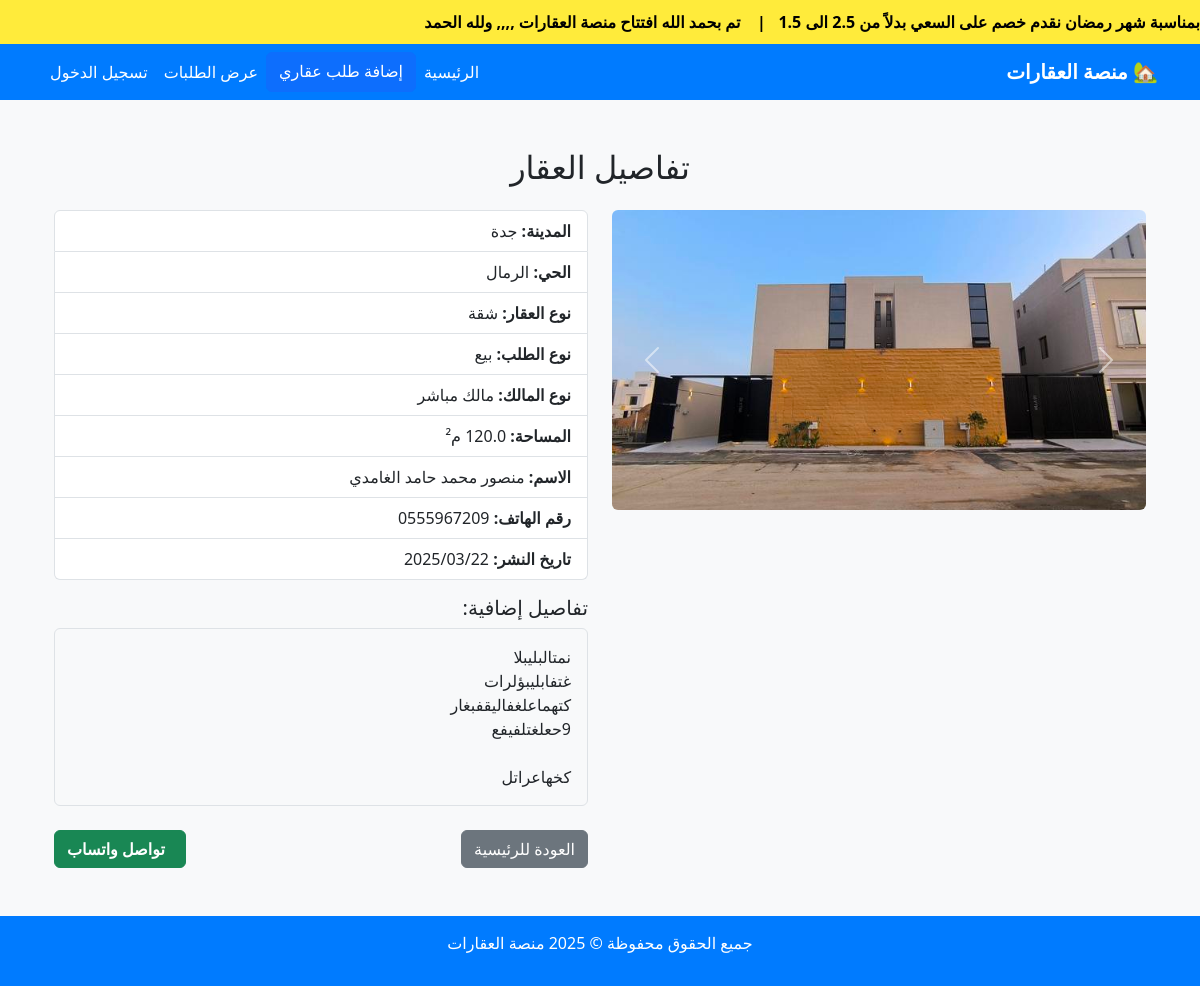
Screenshot of /عقار/2/ with the database file from the repository.
### properties/models.py (models this page shows, shortened)
class News(models.Model):
    title = models.CharField(max_length=255, verbose_name="عنوان الخبر")
    is_active = models.BooleanField(default=True, verbose_name="مفعل؟")
    created_at = models.DateTimeField(auto_now_add=True, verbose_name="تاريخ الإضافة")

class PropertyImage(models.Model):
    property = models.ForeignKey(Property, on_delete=models.CASCADE)
    image = models.ImageField(upload_to='property_images/')

class Property(models.Model):
    price = models.DecimalField(max_digits=10, decimal_places=2, null=True, blank=True)
    user = models.ForeignKey(User, on_delete=models.CASCADE, related_name='properties')
    request_type = models.CharField(max_length=10, choices=REQUEST_TYPES)
    owner_type = models.CharField(max_length=10, choices=OWNER_TYPES)
    property_type = models.CharField(max_length=20, choices=PROPERTY_TYPES)
    city = models.CharField(max_length=100)
    district = models.CharField(max_length=100)
    area = models.FloatField()
    details = models.TextField(blank=True)
    full_name = models.CharField(max_length=255)
    phone = models.CharField(max_length=20)
    created_at = models.DateTimeField(auto_now_add=True)
    FINANCE_CHOICES = [
        (True, 'نعم'),
        (False, 'لا')
    ]
    is_finance_available = models.BooleanField(choices=FINANCE_CHOICES, default=False)

### properties/context_processors.py (called while the page is built)
def news_ticker(request):
    news_items = News.objects.filter(is_active=True).order_by('-created_at')
    return {'news_ticker_items': news_items}

### properties/views.py (called while the page is built)
def property_detail(request, pk):
    property = get_object_or_404(Property, pk=pk)
    return render(request, 'properties/property_detail.html', {'property': property})

### properties/templates/properties/property_detail.html (shortened to what this page needs)
{% extends 'base.html' %}
{% load static %}
{% block content %}
<div class="container mt-5">
    <h2 class="text-center mb-4">
         تفاصيل العقار
    </h2>
    <div class="row">
        <div class="col-md-6">
            {% if property.propertyimage_set.all %}
                <div id="propertyImages" class="carousel slide mb-4" data-bs-ride="carousel">
                    <div class="carousel-inner">
                        {% for image in property.propertyimage_set.all %}
                            <div class="carousel-item {% if forloop.first %}active{% endif %}">
                                <img src="{{ image.image.url }}" class="d-block w-100 rounded" style="max-height: 300px; object-fit: cover;" alt="صورة العقار">
                            </div>
                        {% endfor %}
                    </div>
                    <button class="carousel-control-prev" type="button" data-bs-target="#propertyImages" data-bs-slide="prev">
                        <span class="carousel-control-prev-icon"></span>
                    </button>
                    <button class="carousel-control-next" type="button" data-bs-target="#propertyImages" data-bs-slide="next">
                        <span class="carousel-control-next-icon"></span>
                    </button>
                </div>
            {% else %}
                <div class="alert alert-info text-center">لا توجد صور للعقار</div>
            {% endif %}
        </div>
        <div class="col-md-6">
            <ul class="list-group mb-3">
                <li class="list-group-item"><strong>المدينة:</strong> {{ property.city }}</li>
                <li class="list-group-item"><strong>الحي:</strong> {{ property.district }}</li>
                <li class="list-group-item"><strong>نوع العقار:</strong> {{ property.get_property_type_display }}</li>
                <li class="list-group-item"><strong>نوع الطلب:</strong> {{ property.get_request_type_display }}</li>
                <li class="list-group-item"><strong>نوع المالك:</strong> {{ property.get_owner_type_display }}</li>
                <li class="list-group-item"><strong>المساحة:</strong> {{ property.area }} م²</li>
                <li class="list-group-item"><strong>الاسم:</strong> {{ property.full_name }}</li>
                <li class="list-group-item"><strong>رقم الهاتف:</strong> {{ property.phone }}</li>
                <li class="list-group-item"><strong>تاريخ النشر:</strong> {{ property.created_at|date:"Y/m/d" }}</li>
            </ul>
            <div class="mb-4">
                <h5> تفاصيل إضافية:</h5>
                <div class="border rounded p-3 bg-light">
                    {{ property.details|linebreaksbr|default:"لا توجد تفاصيل مضافة." }}
                </div>
            </div>
            <div class="d-flex justify-content-between">
                <a href="{% url 'home' %}" class="btn btn-secondary">
                     العودة للرئيسية
                </a>
                <a href="https://wa.me/966{{ property.phone }}?text=مرحبًا%20أرغب%20في%20الاستفسار%20عن%20العقار%20المعروض%20في%20منصة%20العقارات"
                target="_blank"
                class="btn btn-success d-flex align-items-center justify-content-center"
                style="font-weight: bold;">
                  تواصل واتساب
             </a>
            </div>
        </div>
    </div>
</div>
{% endblock %}

### properties/templates/base.html (shortened to what this page needs)
{% load static %}
<!DOCTYPE html>
<html lang="ar" dir="rtl">
<head>
    <link href="https://cdn.jsdelivr.net/npm/bootstrap@5.3.2/dist/css/bootstrap.rtl.min.css" rel="stylesheet">
    <link rel="stylesheet" href="{% static 'css/style.css' %}">
</head>
<body class="bg-light">
    {% if news_ticker_items %}
    <div class="news-ticker">
        <div class="ticker-content">
          {% for news in news_ticker_items %}
          {{ news.title }}{% if not forloop.last %}&nbsp;&nbsp;&nbsp;|&nbsp;&nbsp;&nbsp;{% endif %}
        {% endfor %}
        </div>
    </div>
    {% endif %}
    <nav class="navbar navbar-expand-lg">
        <div class="container">
            <a class="navbar-brand fw-bold" href="{% url 'home' %}">🏡 منصة العقارات</a>
            <div class="collapse navbar-collapse" id="navbarNav">
                <ul class="navbar-nav ms-auto">
                    <li class="nav-item"><a class="nav-link" href="{% url 'home' %}">الرئيسية</a></li>
                    <a href="{% url 'create_property_request' %}" class="btn btn-primary">إضافة طلب عقاري</a>
                    <li class="nav-item"><a class="nav-link" href="{% url 'property_requests' %}">عرض الطلبات</a></li>
                    {% if user.is_authenticated %}
                        <li class="nav-item"><a class="nav-link" href="{% url 'dashboard' %}">🎛️ لوحة التحكم</a></li>
                        <li class="nav-item">
                            <span class="nav-link fw-bold text-white">👤 {{ user.username }}</span>
                        </li>
                        <li class="nav-item">
                            <form method="post" action="{% url 'logout' %}" style="display:inline;">
                                {% csrf_token %}
                                <button type="submit" class="nav-link btn btn-link text-danger">تسجيل الخروج</button>
                            </form>
                        </li>
                    {% else %}
                        <li class="nav-item"><a class="nav-link" href="{% url 'login' %}">تسجيل الدخول</a></li>
                    {% endif %}
                </ul>
            </div>
        </div>
    </nav>
    <div class="container mt-4">
        {% block content %}
        {% endblock %}
    </div>
    <footer class="footer mt-5">
        <div class="container">
            <p>جميع الحقوق محفوظة © 2025 منصة العقارات</p>
        </div>
    </footer>
</body>
</html>

### static/css/style.css (style rules this page uses)
.news-ticker { background-color: #ffeb3b; overflow: hidden; white-space: nowrap; padding: 10px 0; position: relative; }
.ticker-content { display: inline-block; padding-left: 100%; animation: scroll-text 15s linear infinite; font-weight: bold; color: #000; }

### properties/templates/base.html (style rules this page uses)
.navbar { background-color: #007bff; }
.navbar .nav-link, .navbar .navbar-brand { color: white !important; }
.footer { background-color: #007bff; color: white; text-align: center; padding: 15px; margin-top: 20px; }
.news-ticker { background-color: #ffeb3b; overflow: hidden; white-space: nowrap; padding: 10px 0; position: relative; }
.ticker-content { display: inline-block; padding-left: 100%; animation: scroll-text 15s linear infinite; font-weight: bold; color: #000; }

### rows the page displays
News: title "بمناسبة شهر رمضان نقدم خصم على السعي بدلاً من 2.5 الى 1.5"
News: title "تم بحمد الله افتتاح منصة العقارات ,,,, ولله الحمد"
PropertyImage: image (picture)
Property: city "جدة", district "الرمال", property_type "شقة", request_type "بيع", owner_type "مالك مباشر", full_name "منصور محمد حامد الغامدي", phone "0555967209", created_at "2025/03/22", details "نمتالبليبلا غتفابليبؤلرات كتهماعلغفاليقفبغار 9حعلغتلفيفع كخهاعراتل"
